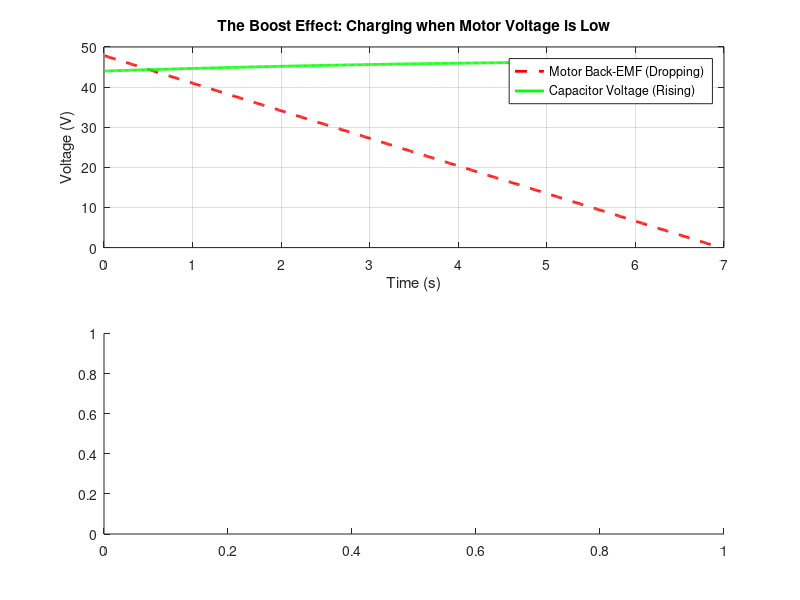

This chart was generated by the following MATLAB code: (Note: this script raises an error after producing the figure.)
% --- regenerative braking simulation (boost converter model) ---
clear; clc; close all;


%test


%% -------------------------- INPUTS USER CAN CHANGE -------------------------------------------------------------
%-----------------------------------------------------------------------------------------------------------------
%-----------------------------------------------------------------------------------------------------------------

mass = 2400;           % mass of train (kg)
wheelradius = 0.1;     % radius (meters)
gearratio = 10;        % gear ratio
crr = 0.004;


% BRAKING
initial_speed = 4.17;                     % initial speed (15 km/h in m/s)
decel_rate = 0.6;                         % braking of 0.6 m/s^2


% ACCELERATING
target_speed_kmh = 15;                    % target speed to reach when accelerating using energy recovered
acceleration = 0.4;


% MOTOR CONSTANTS
nominal_voltage = 48;
nominal_rpm = 4000;



% SUPERCAPACITOR CONSTANTS
c = 165;                                  % capacitance (farads)
cap_pre_charge = 44;                      % pre-charge voltage (volts)




%% ----------------------------- DON'T REPLACE!! ---------------------------------------------



%% ------------------- PHASE 1 - VOLTAGE RISE WHILE BRAKING ----------------------------------


% 1. system constants
nominal_w = nominal_rpm*(2*pi/60);
ke = nominal_voltage/nominal_w;           % motor constant (volts/(rad/s))
kt = ke;                                  % torque constant (nm/a)
r_circuit = 0.1;                          % internal resistance (wires + cap esr)
efficiency = 0.85;                        % controller boost efficiency (85%)

cap_voltage = cap_pre_charge;


% compute current output when braking
f_braking = mass * decel_rate;
t_wheels = f_braking * wheelradius;
t_motor = t_wheels/gearratio;
t_per_motor = t_motor/2;
brakingcurrent = t_per_motor/kt;




% simulation setup
dt = 0.01;           % time step (seconds)
time = 0;
results = [];        % array to store data for plotting

% simulation loop (run until stopped)
while initial_speed > 0.05
    
    % --- mechanical physics ---
    % calculate rpm
    wheelrpm = (initial_speed * 60) / (2 * pi * wheelradius);
    motorrpm = wheelrpm * gearratio;
    motor_w = motorrpm * (2*pi/60);
    
    % calculate motor back emf
    v_motor = motor_w * ke;
    
    % calculate braking torque & force
    % torque = kt * current * gearratio
    torque_total = 2 * (kt * brakingcurrent) * gearratio; % 2 motors
    braking_force = torque_total / wheelradius;
    
    % decelerate the train (f = ma -> a = f/m)
    decel = braking_force / mass;
    initial_speed = initial_speed - (decel * dt);
    
    % --- electrical physics (the boost controller) ---
    % power generated by motor = voltage * current
    p_motor = v_motor * brakingcurrent * 2; % 2 motors
    
    % power delivered to capacitor = motor power * efficiency
    p_charging = p_motor * efficiency;
    
    % calculate current going into the capacitor
    % p = v * i  ->  i = p / v
    i_cap = p_charging / cap_voltage;
    
    % update capacitor voltage
    % dV = (I * dt) / C
    cap_voltage = cap_voltage + (i_cap * dt / c);
    
    % --- data logging ---
    time = time + dt;
    % store: [time, speed, motorVoltage, capVoltage, capCurrent]
    results = [results; time, initial_speed, v_motor, cap_voltage, i_cap];
end






%% ---------------------- PHASE 2 - COMPUTE DISTANCE TRAVELLED WITH RECOVERED ENERGY ------------------------

fprintf('Starting phase 2 - travel with energy recovered');

% calculate current input to motor while accelerating (NEGLETING INCLINED PLANE)

%when accelerating
total_traction_force = (mass * acceleration) + (mass * 9.81 * crr);
torque_wheels = total_traction_force * wheelradius;
torque_motor = torque_wheels/(gearratio * 0.85);
torque_per_motor = torque_motor/2;
current_accel_per_motor = torque_per_motor/kt;

fprintf('Current during Acceleration: %.2f Amps\n', current_accel_per_motor);


% when cruising (a=0)
f_friction = mass * 9.81 * crr;
t_wheel_cruise = f_friction * wheelradius;
t_motor_cruise = t_wheel_cruise /(gearratio*0.85);
t_per_motor_cruise = t_motor_cruise / 2;
current_cruise_per_motor = t_per_motor_cruise / kt;

fprintf('Current during Cruising: %.2f Amps\n', current_cruise_per_motor);



% phase 2 variables
target_speed = target_speed_kmh/3.6;
velocity_drive = 0;
distance_total = 0;
time_drive = 0;
results_drive = [];


% driving loop
while cap_voltage > cap_pre_charge

    if velocity_drive < target_speed

        current_now = current_accel_per_motor;
        mode = 1;       %acceleration
    
    else

        current_now = current_cruise_per_motor;
        mode = 2;       % cruise

    end




    %compute real acceleration

    torque_produced_total = 2 * (current_now * kt) * gearratio * 0.85;
    force_push = torque_produced_total / wheelradius;
    force_resistive = mass * 9.81 * crr;

    force_net = force_push - force_resistive;
    accel_real = force_net / mass;

    % update speed
    velocity_drive = velocity_drive + (accel_real * dt);



    % speed limiter 
    if velocity_drive > target_speed
        velocity_drive = target_speed;
    end

    distance_total = distance_total + (velocity_drive * dt);




    % updating supercapacitor voltage
    wheelrpm_drive = (velocity_drive * 60) / (2 * pi * wheelradius);
    motor_w_drive = (wheelrpm_drive * gearratio) * (2*pi/60);
    v_bemf = motor_w_drive * ke;

    voltage_headroom = cap_voltage - v_bemf;
    if voltage_headroom < 0
        % if back-emf > voltage on capacitor current cannot flow
        velocity_drive = velocity_drive * 0.99;
        current_now = 0;
    end

    p_cap_draw = ((v_bemf * current_now)*2) / 0.85;

    i_cap_out = p_cap_draw / cap_voltage;
    dV = (i_cap_out * dt) / c;
    cap_voltage = cap_voltage - dV;


    time_drive = time_drive + dt;
    results_drive = [results_drive; time_drive, velocity_drive, cap_voltage, distance_total, mode, v_bemf];

    % Safety Break
    if cap_voltage < 10; break; end


end

    

















%% ---------------------------------- PLOTS AND RESULTS -------------------------------------

figure('Name', 'Regen Braking Analysis');

% plot 1: voltages (the proof of boost)
subplot(2,1,1);
plot(results(:,1), results(:,3), 'r--', 'LineWidth', 2); hold on;
plot(results(:,1), results(:,4), 'g', 'LineWidth', 2);
title('The Boost Effect: Charging when Motor Voltage is Low');
legend('Motor Back-EMF (Dropping)', 'Capacitor Voltage (Rising)');
ylabel('Voltage (V)'); xlabel('Time (s)');
grid on;

% plot 2: speed and current
subplot(2,1,2);
yyaxis left
plot(results(:,1), results(:,2), 'b', 'LineWidth', 2);
ylabel('Train Speed (m/s)');
yyaxis right
plot(results(:,1), results(:,5), 'k', 'LineWidth', 1);
ylabel('Current Into Capacitor (A)');
title('Train Speed vs Charging Current');
xlabel('Time (s)');
grid on;

% --- new figure: power & capacitor current ---
figure('Name', 'Power & Current Analysis');

% 1. calculate power vector for plotting
% power = motor voltage (col 3) * braking current * 2 motors
power_motor_vector = results(:,3) .* brakingcurrent .* 2;

% subplot 1: power generated by motors
subplot(2, 1, 1);
plot(results(:,1), power_motor_vector, 'm', 'LineWidth', 2);
title('Total Power Generated by Motors (Pre-Efficiency)');
xlabel('Time (s)');
ylabel('Power (Watts)');
grid on;
legend('P_{generated} = V_{emf} * I_{brake} * 2');

% subplot 2: current going into supercapacitor
subplot(2, 1, 2);
plot(results(:,1), results(:,5), 'k', 'LineWidth', 2);
title('Actual Current Entering Supercapacitor');
xlabel('Time (s)');
ylabel('Current (Amps)');
grid on;
legend('I_{cap} (Drops as Voltage Drops)');

% --- final results ---
% the 'end' keyword grabs the very last entry in the array
final_cap_voltage = results(end, 4);





figure('Name', 'Phase 2: Driving Range');

% Subplot 1: Speed
subplot(2,1,1);
plot(results_drive(:,4), results_drive(:,2), 'b', 'LineWidth', 2);
title(['Driving Profile (Total Dist: ' num2str(round(distance_total)) ' m)']);
ylabel('Speed (m/s)'); xlabel('Distance (m)');
grid on;

% Subplot 2: Voltage Supply vs. Demand
subplot(2,1,2);

% Plot Capacitor Voltage (Column 3) - The Supply
plot(results_drive(:,4), results_drive(:,3), 'r', 'LineWidth', 2); hold on;

% Plot Motor Back-EMF (Column 6) - The Demand
plot(results_drive(:,4), results_drive(:,6), 'b--', 'LineWidth', 1.5);

% Plot the Limit Line
yline(cap_pre_charge, '--k', 'Empty Limit');

title('Voltage Convergence: Supply (Red) vs Demand (Blue)');
ylabel('Voltage (V)'); xlabel('Distance (m)');
legend('Capacitor Supply', 'Motor Back-EMF', 'Empty Limit');
grid on;




fprintf('--------------------------------------\n');
fprintf('Simulation Complete.\n');
fprintf('Pre-Charge Voltage:               %.2f V\n', results(1, 4));
fprintf('Final Voltage:                    %.2f V\n', final_cap_voltage);
fprintf('Voltage Rise:                     %.2f V\n', final_cap_voltage - results(1, 4));
fprintf('--------------------------------------\n\n');
fprintf('Range test:\n');
% Calculate Minutes and Seconds
mins = floor(time_drive / 60);
secs = rem(time_drive, 60);

fprintf('Distance travelled:              %.2f meters\n', distance_total);
fprintf('Time elapsed:                    %d min %.0f sec\n', mins, secs);
fprintf('Final supercapacitor voltage:    %.2f V\n', cap_voltage);
fprintf('--------------------------------------\n\n');
